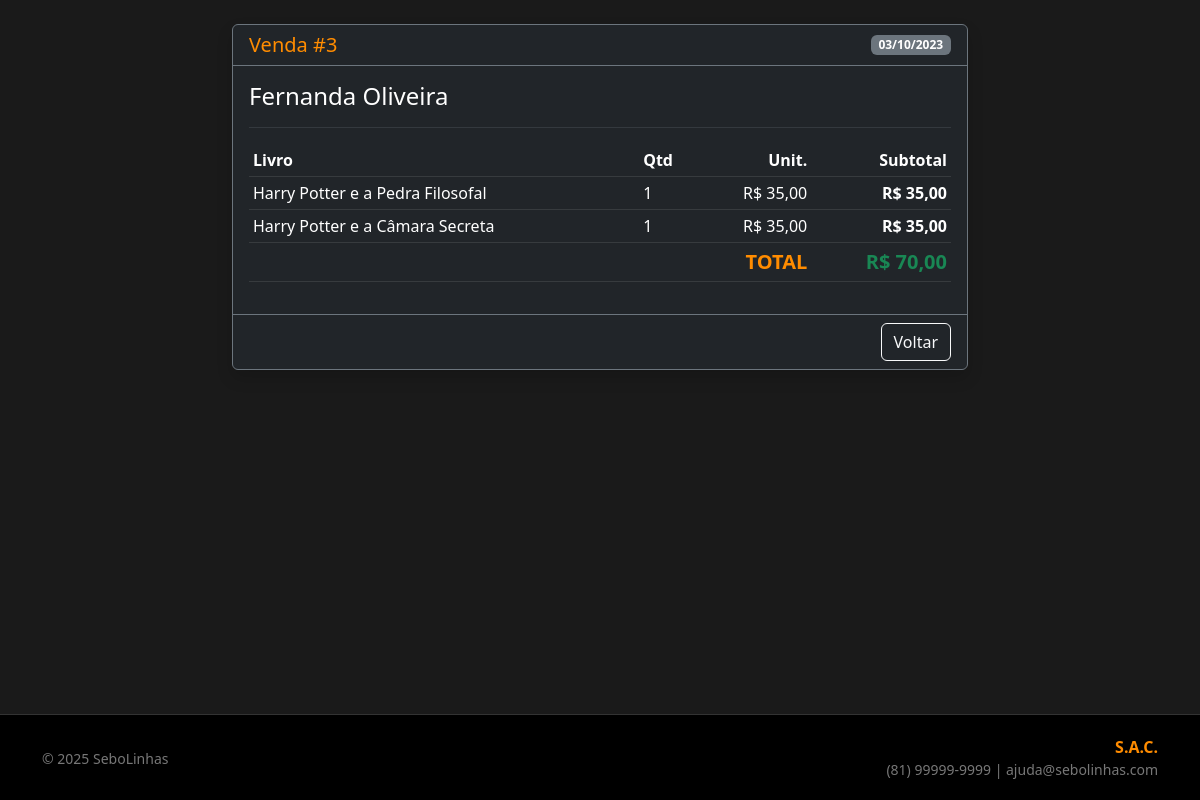
The app's page /modulos/vendas/detalhes.php?id=3 (signed in) with its own data.
### tables this page shows
CREATE TABLE COMPRA (
    CD_COMPRA INT AUTO_INCREMENT PRIMARY KEY,
    DATA DATE NOT NULL,
    HORA TIME NOT NULL,
    CD_CLIENTE INT,
    TOTAL DECIMAL(10,2) DEFAULT 0.00,
    FOREIGN KEY (CD_CLIENTE) REFERENCES CLIENTE(CD_CLIENTE)
);

CREATE TABLE CLIENTE (
    CD_CLIENTE INT AUTO_INCREMENT PRIMARY KEY,
    NOME VARCHAR(100) NOT NULL,
    TELEFONE VARCHAR(20) DEFAULT NULL,
    CPF VARCHAR(14) NOT NULL,
    EMAIL VARCHAR(100) NOT NULL,
    CONSTRAINT U_CPF UNIQUE (CPF)
) AUTO_INCREMENT=100;

CREATE TABLE COMPRA_LIVRO (
    CD_COMPRA INT,
    CD_LIVRO INT,
    QUANTIDADE INT NOT NULL DEFAULT 1,
    VALOR_UNITARIO DECIMAL(10,2) NOT NULL,
    PRIMARY KEY (CD_COMPRA, CD_LIVRO),
    FOREIGN KEY (CD_COMPRA) REFERENCES COMPRA(CD_COMPRA) ON DELETE CASCADE,
    FOREIGN KEY (CD_LIVRO) REFERENCES LIVRO(CD_LIVRO)
);

CREATE TABLE LIVRO (
    CD_LIVRO INT AUTO_INCREMENT PRIMARY KEY,
    TITULO VARCHAR(150) NOT NULL,
    ANO INT NOT NULL,
    AUTOR VARCHAR(100) NOT NULL,
    ESTADO VARCHAR(20) NOT NULL,
    PRECO DECIMAL(10,2) NOT NULL DEFAULT 0.00,
    CD_FUNCIONARIO INT,
    FOREIGN KEY (CD_FUNCIONARIO) REFERENCES FUNCIONARIO(CD_FUNCIONARIO)
) AUTO_INCREMENT=1000;

### modulos/vendas/detalhes.php (the view, shortened to what this page needs)
<?php
require_once '../../config/conexao.php';
$id = filter_input(INPUT_GET, 'id', FILTER_VALIDATE_INT);
$stmt = $pdo->prepare("SELECT c.*, cl.NOME FROM COMPRA c JOIN CLIENTE cl ON c.CD_CLIENTE = cl.CD_CLIENTE WHERE c.CD_COMPRA = :id");
$stmt->execute([':id' => $id]);
$venda = $stmt->fetch();
$stmt_itens = $pdo->prepare("
    SELECT cl.QUANTIDADE, cl.VALOR_UNITARIO, l.TITULO
    FROM COMPRA_LIVRO cl
    JOIN LIVRO l ON cl.CD_LIVRO = l.CD_LIVRO
    WHERE cl.CD_COMPRA = :id
");
$stmt_itens->execute([':id' => $id]);
$itens = $stmt_itens->fetchAll();
include '../../includes/header.php';
?>
<div class="row justify-content-center">
    <div class="col-md-8">
        <div class="card bg-dark border-secondary shadow">
            <div class="card-header border-secondary d-flex justify-content-between align-items-center">
                <h5 class="text-orange mb-0">Venda #<?= $venda['CD_COMPRA'] ?></h5>
                <span class="badge bg-secondary"><?= date('d/m/Y', strtotime($venda['DATA'])) ?></span>
            </div>
            <div class="card-body">
                <h4 class="text-white"><?= $venda['NOME'] ?></h4>
                <hr class="border-secondary">
                <table class="table table-dark table-sm">
                    <thead>
                        <tr class="text-white-50">
                            <th>Livro</th>
                            <th>Qtd</th>
                            <th class="text-end">Unit.</th>
                            <th class="text-end">Subtotal</th>
                        </tr>
                    </thead>
                    <tbody>
                        <?php foreach($itens as $item):
                            $subtotal = $item['QUANTIDADE'] * $item['VALOR_UNITARIO'];
                        ?>
                        <tr>
                            <td><?= $item['TITULO'] ?></td>
                            <td><?= $item['QUANTIDADE'] ?></td>
                            <td class="text-end">R$ <?= number_format($item['VALOR_UNITARIO'], 2, ',', '.') ?></td>
                            <td class="text-end fw-bold">R$ <?= number_format($subtotal, 2, ',', '.') ?></td>
                        </tr>
                        <?php endforeach; ?>
                    </tbody>
                    <tfoot>
                        <tr>
                            <td colspan="3" class="text-end text-orange fw-bold fs-5">TOTAL</td>
                            <td class="text-end text-success fw-bold fs-5">R$ <?= number_format($venda['TOTAL'], 2, ',', '.') ?></td>
                        </tr>
                    </tfoot>
                </table>
            </div>
            <div class="card-footer border-secondary text-end">
                <a href="vendas.php" class="btn btn-outline-light">Voltar</a>
            </div>
        </div>
    </div>
</div>
<?php include '../../includes/footer.php'; ?>

### css/custom.css (style rules this page uses)
:root { --primary-color: #ff8c00; --primary-hover: #e67e22; --bg-body: #1a1a1a; --bg-card: #2c2c2c; --bg-input: #222222; --text-main: #e0e0e0; --text-muted: #bbbbbb; --border-color: #444444; }
body { background-color: var(--bg-body); color: var(--text-main); min-height: 100vh; display: flex; flex-direction: column; }
.text-orange { color: var(--primary-color) !important; }

### records on screen
compra: CD_COMPRA "3", DATA "03/10/2023", CD_CLIENTE.NOME "Fernanda Oliveira", TOTAL "70,00"
compra_livro: CD_LIVRO.TITULO "Harry Potter e a Pedra Filosofal", QUANTIDADE "1", VALOR_UNITARIO "35,00", subtotal "35,00"
compra_livro: CD_LIVRO.TITULO "Harry Potter e a Câmara Secreta", QUANTIDADE "1", VALOR_UNITARIO "35,00", subtotal "35,00"
